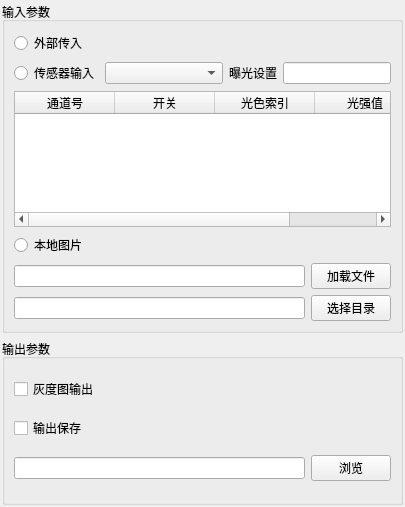
<?xml version="1.0" encoding="UTF-8"?>
<ui version="4.0">
 <class>ImgSrcInForm</class>
 <widget class="QWidget" name="ImgSrcInForm">
  <property name="geometry">
   <rect>
    <x>0</x>
    <y>0</y>
    <width>405</width>
    <height>507</height>
   </rect>
  </property>
  <property name="windowTitle">
   <string>Form</string>
  </property>
  <layout class="QVBoxLayout" name="verticalLayout" stretch="2,1">
   <property name="leftMargin">
    <number>2</number>
   </property>
   <property name="topMargin">
    <number>2</number>
   </property>
   <property name="rightMargin">
    <number>2</number>
   </property>
   <property name="bottomMargin">
    <number>2</number>
   </property>
   <item>
    <widget class="QGroupBox" name="groupBox">
     <property name="title">
      <string>输入参数</string>
     </property>
     <layout class="QVBoxLayout" name="verticalLayout_2" stretch="1,0,0,0,0,0">
      <item>
       <widget class="QRadioButton" name="sdkin">
        <property name="text">
         <string>外部传入</string>
        </property>
       </widget>
      </item>
      <item>
       <layout class="QHBoxLayout" name="horizontalLayout" stretch="1,2,0,0">
        <item>
         <widget class="QRadioButton" name="sensor">
          <property name="text">
           <string>传感器输入</string>
          </property>
         </widget>
        </item>
        <item>
         <widget class="QComboBox" name="cbSensorSelected"/>
        </item>
        <item>
         <widget class="QLabel" name="label">
          <property name="text">
           <string>曝光设置</string>
          </property>
         </widget>
        </item>
        <item>
         <widget class="QLineEdit" name="expTimes"/>
        </item>
       </layout>
      </item>
      <item>
       <widget class="QTableWidget" name="lightSource">
        <property name="columnCount">
         <number>4</number>
        </property>
        <column>
         <property name="text">
          <string>通道号</string>
         </property>
        </column>
        <column>
         <property name="text">
          <string>开关</string>
         </property>
        </column>
        <column>
         <property name="text">
          <string>光色索引</string>
         </property>
        </column>
        <column>
         <property name="text">
          <string>光强值</string>
         </property>
        </column>
       </widget>
      </item>
      <item>
       <widget class="QRadioButton" name="locPic">
        <property name="text">
         <string>本地图片</string>
        </property>
       </widget>
      </item>
      <item>
       <layout class="QHBoxLayout" name="horizontalLayout_2">
        <item>
         <widget class="QLineEdit" name="LocPicFile"/>
        </item>
        <item>
         <widget class="QPushButton" name="selectFile">
          <property name="text">
           <string>加载文件</string>
          </property>
         </widget>
        </item>
       </layout>
      </item>
      <item>
       <layout class="QHBoxLayout" name="horizontalLayout_4">
        <item>
         <widget class="QLineEdit" name="LocPicDir"/>
        </item>
        <item>
         <widget class="QPushButton" name="selecteDir">
          <property name="text">
           <string>选择目录</string>
          </property>
         </widget>
        </item>
       </layout>
      </item>
     </layout>
    </widget>
   </item>
   <item>
    <widget class="QGroupBox" name="groupBox_2">
     <property name="title">
      <string>输出参数</string>
     </property>
     <layout class="QVBoxLayout" name="verticalLayout_3">
      <item>
       <widget class="QCheckBox" name="outGray">
        <property name="text">
         <string>灰度图输出</string>
        </property>
       </widget>
      </item>
      <item>
       <widget class="QCheckBox" name="saveSrcPic">
        <property name="text">
         <string>输出保存</string>
        </property>
       </widget>
      </item>
      <item>
       <layout class="QHBoxLayout" name="horizontalLayout_3" stretch="9,1">
        <item>
         <widget class="QLineEdit" name="savePath">
          <property name="readOnly">
           <bool>true</bool>
          </property>
         </widget>
        </item>
        <item>
         <widget class="QPushButton" name="pushButton">
          <property name="text">
           <string>浏览</string>
          </property>
         </widget>
        </item>
       </layout>
      </item>
     </layout>
    </widget>
   </item>
  </layout>
 </widget>
 <resources/>
 <connections/>
</ui>
